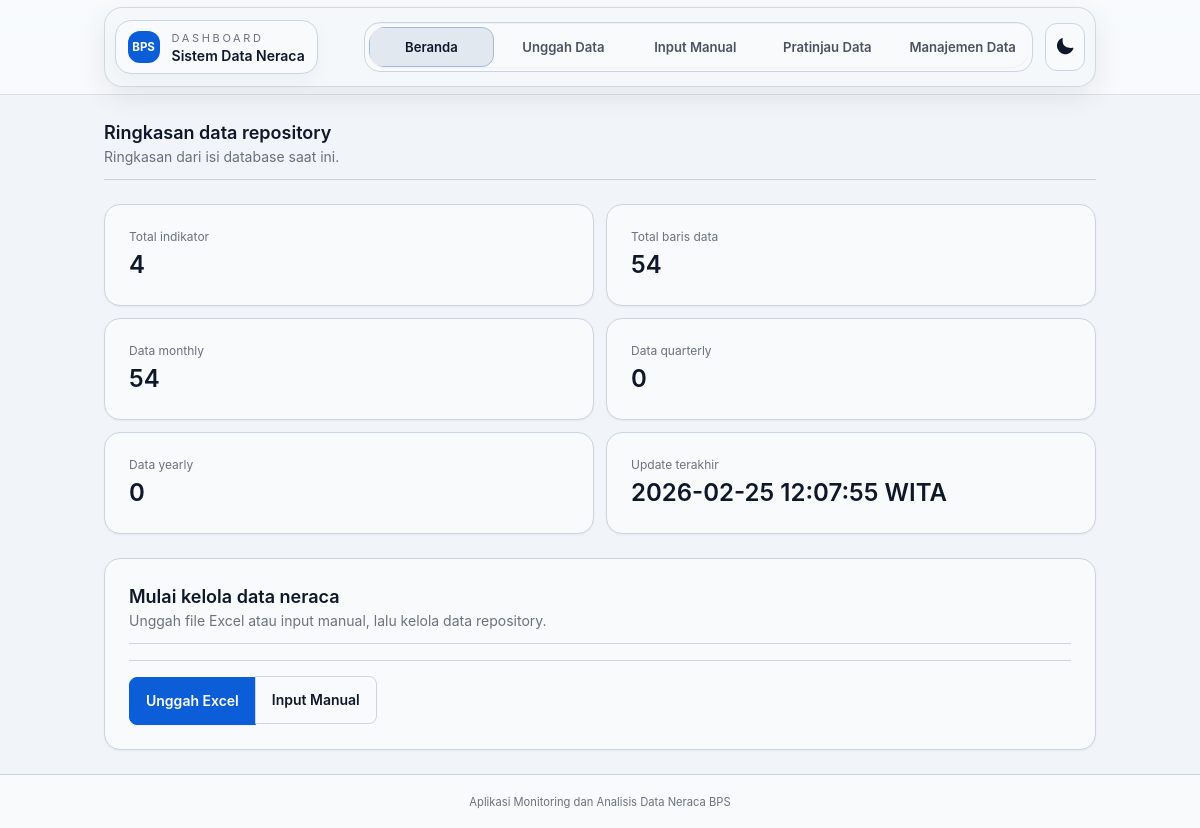
/, run on an earlier commit of the app's database.
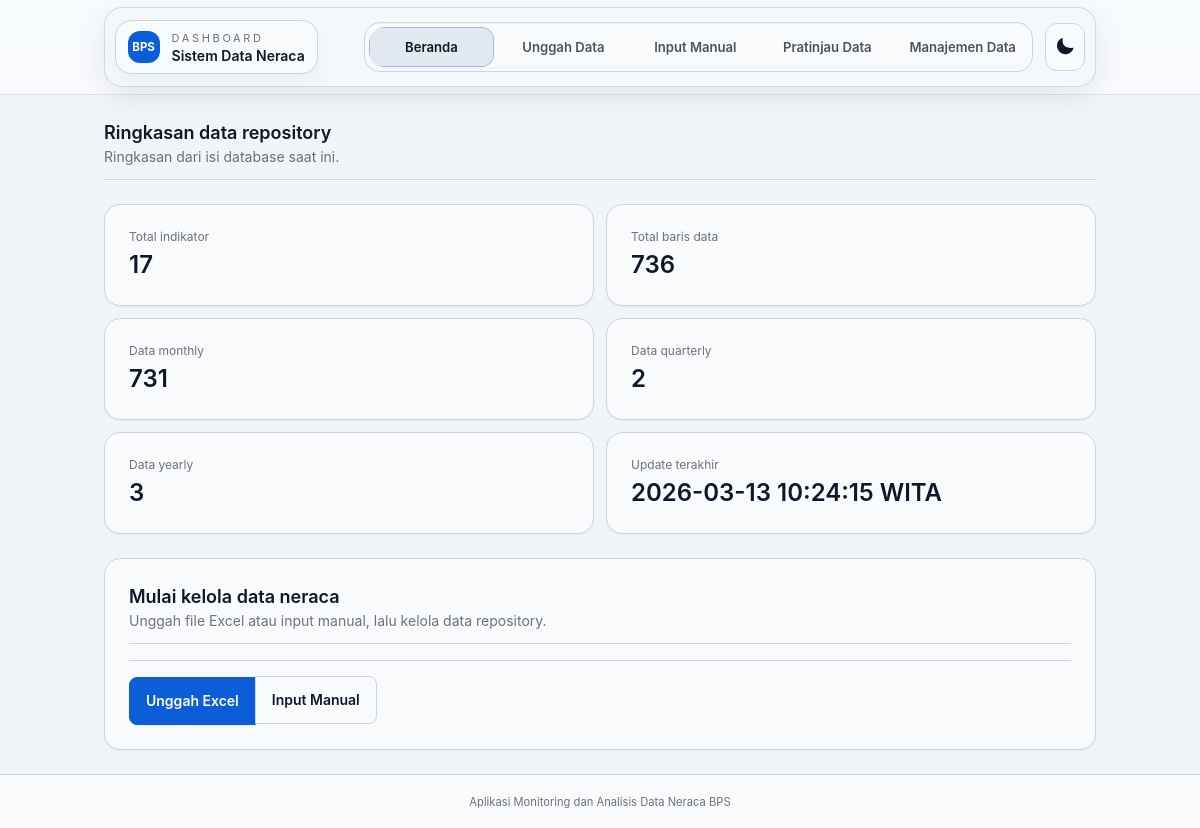
And on a later commit of the database.
### infrastructure/orm_models.py (models this page shows)
class Base(DeclarativeBase):
    """Declarative base for application tables."""

class DataEntry(Base):
    __tablename__ = "data_entries"
    __table_args__ = (
        UniqueConstraint(
            "uploader_name",
            "version",
            "indicator_name",
            "year",
            "month",
            "quarter",
            "dataset_code",
            name="ux_data_entry_variant",
        ),
    )
    id: Mapped[int] = mapped_column(Integer, primary_key=True, autoincrement=True)
    uploader_name: Mapped[str] = mapped_column(Text, nullable=False)
    version: Mapped[str] = mapped_column(Text, nullable=False)
    template_type: Mapped[str | None] = mapped_column(Text, nullable=True)
    data_type: Mapped[str | None] = mapped_column(Text, nullable=True)
    time_period: Mapped[str | None] = mapped_column(Text, nullable=True)
    indicator_name: Mapped[str] = mapped_column(Text, nullable=False)
    value: Mapped[float | None] = mapped_column(Float, nullable=True)
    unit: Mapped[str | None] = mapped_column(Text, nullable=True)
    region_code: Mapped[str | None] = mapped_column(Text, nullable=True)
    year: Mapped[int | None] = mapped_column(Integer, nullable=True)
    month: Mapped[int | None] = mapped_column(Integer, nullable=True)
    quarter: Mapped[int | None] = mapped_column(Integer, nullable=True)
    created_at: Mapped[str] = mapped_column(Text, nullable=False)
    dataset_code: Mapped[str] = mapped_column(Text, nullable=False, default="")

### routes/pages.py (the view)
def landing_page():
    landing_summary = get_landing_summary()
    return render_template("landing.html", landing_summary=landing_summary)

### infrastructure/db.py (called while the page is built)
def is_engine_initialized() -> bool:
    return _engine is not None

def get_session() -> Session:
    if _scoped_factory is None:
        raise RuntimeError("SQLAlchemy session not configured; set DATABASE_URL and call init_engine().")
    return _scoped_factory()

def remove_scoped_session() -> None:
    if _scoped_factory is not None:
        _scoped_factory.remove()

def register_flask_teardown(app: Flask) -> None:
    @app.teardown_appcontext
    def _teardown_sqlalchemy_session(exc: BaseException | None) -> None:  # noqa: ARG001
        remove_scoped_session()

### models/queries.py (called while the page is built, shortened)
def get_landing_summary() -> Dict[str, Any]:
    return _sa_get_landing_summary()

### services/timeutil.py (called while the page is built)
def to_wita_iso(iso_dt: str | None) -> str:
    if not iso_dt or not isinstance(iso_dt, str):
        return ""
    text = iso_dt.strip()
    if not text:
        return ""
    if text.endswith("Z"):
        text = text[:-1] + "+00:00"
    try:
        dt = datetime.fromisoformat(text)
    except ValueError:
        return iso_dt
    if dt.tzinfo:
        dt = dt.astimezone(timezone.utc).replace(tzinfo=None)
    dt = dt + _WITA_OFFSET
    return dt.replace(microsecond=0).strftime("%Y-%m-%d %H:%M:%S WITA")

### templates/landing.html (shortened to what this page needs)
{% extends "base_tailwind.html" %}  {% block content %}
<div class="section-title">
  <div>
    <h3 class="text-lg font-semibold">Ringkasan data repository</h3>
    <p class="hint">Ringkasan dari isi database saat ini.</p>
  </div>
</div>
<section class="grid gap-3 sm:grid-cols-2 lg:grid-cols-4">
  <article class="panel">
    <p class="text-xs text-base-content/60">Total indikator</p>
    <p class="mt-1 text-2xl font-semibold">
      {{ landing_summary.total_indicators }}
    </p>
  </article>
  <article class="panel">
    <p class="text-xs text-base-content/60">Total baris data</p>
    <p class="mt-1 text-2xl font-semibold">
      {{ landing_summary.total_data_rows }}
    </p>
  </article>
  <article class="panel">
    <p class="text-xs text-base-content/60">Data monthly</p>
    <p class="mt-1 text-2xl font-semibold">
      {{ landing_summary.monthly_rows }}
    </p>
  </article>
  <article class="panel">
    <p class="text-xs text-base-content/60">Data quarterly</p>
    <p class="mt-1 text-2xl font-semibold">
      {{ landing_summary.quarterly_rows }}
    </p>
  </article>
  <article class="panel">
    <p class="text-xs text-base-content/60">Data yearly</p>
    <p class="mt-1 text-2xl font-semibold">{{ landing_summary.yearly_rows }}</p>
  </article>
  <article class="panel">
    <p class="text-xs text-base-content/60">Update terakhir</p>
    <p class="mt-1 text-2xl font-semibold">
      {% if landing_summary.latest_uploader or landing_summary.latest_version %}
      {{ landing_summary.latest_created_at | to_wita if landing_summary.latest_created_at else "—" }}
      {% else %}
      Belum ada data
      {% endif %}
    </p>
  </article>
</section>
<section class="panel">
  <div class="section-title">
    <div>
      <h3 class="text-lg font-semibold">Mulai kelola data neraca</h3>
      <p class="hint">
        Unggah file Excel atau input manual, lalu kelola data repository.
      </p>
    </div>
  </div>
  <div class="form-actions-bar">
    <div class="join join-vertical w-full sm:join-horizontal sm:w-auto">
      <a class="btn btn-primary join-item" href="{{ url_for('upload_data') }}"
        >Unggah Excel</a
      >
      <a class="btn-soft join-item" href="{{ url_for('manual_input') }}"
        >Input Manual</a
      >
    </div>
  </div>
</section>
{% endblock %}

### templates/base_tailwind.html (shortened to what this page needs)
<!doctype html>
<html lang="id" data-theme="bps">
  <head>
    <link
      rel="stylesheet"
      href="{{ url_for('static', filename='css/tailwind.css') }}"
    />
    <link
      rel="stylesheet"
      href="{{ url_for('static', filename='css/style.css') }}"
    />
  </head>
  <body class="min-h-screen bg-base-200/30 text-base-content flex flex-col">
    <nav class="app-topbar">
      <div class="container mx-auto px-4">
        <div class="navbar topbar-wrap topbar-frame px-0">
          <div class="navbar-start">
            <a class="topbar-brand" href="{{ url_for('landing_page') }}">
              <span class="topbar-brand-badge">BPS</span>
              <span>
                <span
                  class="block text-[11px] uppercase tracking-[0.24em] text-base-content/60"
                  >Dashboard</span
                >
                <span class="block text-sm font-semibold leading-tight"
                  >Sistem Data Neraca</span
                >
              </span>
            </a>
          </div>
          <div class="navbar-end hidden lg:flex items-center gap-3">
            <div class="topbar-menu-group" aria-label="Navigasi utama desktop">
              <ul class="menu menu-horizontal topbar-menu-shell">
                {% include "partials/_nav_menu_items.html" %}
              </ul>
            </div>
            <label
              class="swap swap-rotate btn btn-ghost topbar-icon-btn"
              aria-label="Ganti mode terang/gelap"
            >
              <svg
                class="swap-off fill-current w-5 h-5"
                xmlns="http://www.w3.org/2000/svg"
                viewBox="0 0 24 24"
              >
                <path
                  d="M21.64 13a1 1 0 0 0-1.05-.14A8.05 8.05 0 0 1 17.22 13 8.15 8.15 0 0 1 9.08 4.49a8.59 8.59 0 0 1 .25-2A1 1 0 0 0 8 1.36 10.14 10.14 0 1 0 22 14a1 1 0 0 0-.36-1"
                />
              </svg>
            </label>
          </div>
        </div>
      </div>
    </nav>
    <main class="app-shell">
       {% block content %}{% endblock %}
    </main>
    <footer class="border-t border-base-300 bg-base-100">
      <div
        class="container mx-auto px-4 py-4 text-center text-sm text-base-content/60"
      >
        <small>Aplikasi Monitoring dan Analisis Data Neraca BPS</small>
      </div>
    </footer>
  </body>
</html>

### templates/partials/_nav_menu_items.html
{% set current_endpoint = request.endpoint or '' %}
{% set nav_items = [
    {"endpoint": "landing_page", "label": "Beranda"},
    {"endpoint": "upload_data", "label": "Unggah Data"},
    {"endpoint": "manual_input", "label": "Input Manual"},
    {"endpoint": "preview_data", "label": "Pratinjau Data"},
    {"endpoint": "data_management", "label": "Manajemen Data"}
] %}
{% for item in nav_items %}
    {% set is_active = current_endpoint == item.endpoint %}
    <li class="topbar-menu-item">
        <a href="{{ url_for(item.endpoint) }}"
           class="topbar-nav-link{% if is_active %} active{% endif %}"
           {% if is_active %}aria-current="page"{% endif %}>
            <span class="topbar-nav-label">{{ item.label }}</span>
        </a>
    </li>
{% endfor %}

### static/css/style.css (style rules this page uses)
:root { --app-focus-color: var(--fallback-p, oklch(var(--p) / 1)); --app-focus-offset: var(--fallback-b1, oklch(var(--b1) / 1)); }
.app-topbar { position: sticky; top: 0; z-index: 40; border-bottom: 1px solid oklch(var(--b3) / 0.7); background: linear-gradient(180deg, oklch(var(--b1) / 0.94) 0%, oklch(var(--b1) / 0.88) 100%); backdrop-filter: blur(10px); }
.topbar-wrap { min-height: 5rem; }
.topbar-frame { margin-block: 0.45rem; border: 1px solid oklch(var(--b3) / 0.9); border-radius: 1.15rem; padding-inline: 0.6rem; background: color-mix(in srgb, oklch(var(--b1)) 88%, oklch(var(--b2)) 12%); box-shadow: 0 10px 28px oklch(var(--bc) / 0.08); }
.topbar-brand { display: inline-flex; align-items: center; gap: 0.75rem; border-radius: 1rem; border: 1px solid oklch(var(--b3)); background: oklch(var(--b1)); padding: 0.55rem 0.75rem; box-shadow: 0 8px 18px oklch(var(--bc) / 0.04); }
.topbar-brand-badge { display: inline-flex; align-items: center; justify-content: center; width: 2rem; height: 2rem; border-radius: 0.75rem; background: oklch(var(--p)); color: oklch(var(--pc)); font-size: 0.72rem; font-weight: 700; }
.topbar-menu-shell { padding: 0; display: flex; flex-wrap: nowrap; align-items: stretch; gap: 0.45rem; border: 0; background: transparent; overflow-x: auto; scrollbar-width: thin; scrollbar-color: oklch(var(--b3)) transparent; }
.topbar-menu-group { border: 1px solid oklch(var(--b3)); border-radius: 1rem; background: oklch(var(--b1)); padding: 0.25rem; box-shadow: inset 0 1px 0 oklch(var(--bc) / 0.04); }
.topbar-menu-item { margin: 0; display: flex; flex: 0 0 auto; }
.topbar-nav-link { display: inline-flex; align-items: center; justify-content: center; min-height: 2.5rem; min-width: clamp(8.5rem, 9.2vw, 10.5rem); border-radius: 0.75rem; padding: 0.55rem 1rem; font-size: 0.88rem; font-weight: 600; color: oklch(var(--bc) / 0.74); transition: background-color 180ms ease, color 180ms ease; border: 1px solid transparent; }
.topbar-nav-link.active { background: color-mix(in srgb, oklch(var(--p)) 15%, transparent); color: oklch(var(--p)); border-color: color-mix(in srgb, oklch(var(--p)) 22%, oklch(var(--b3))); }
.topbar-nav-label { white-space: nowrap; }
.topbar-icon-btn { width: 2.5rem; height: 2.5rem; border-radius: 0.75rem; border: 1px solid oklch(var(--b3)); background: oklch(var(--b1)); }
:where( a, button, input, select, textarea, summary, [role="button"], .btn, .btn-soft, .btn-danger-soft, .nav-pill, .menu a, .control, .checkbox ):focus-visible { outline: 2px solid var(--app-focus-color); outline-offset: 2px; box-shadow: 0 0 0 3px color-mix(in srgb, var(--app-focus-offset) 60%, transparent); }
.menu li > a[aria-current="page"] { font-weight: 600; }
@media (min-width: 1024px) and (max-width: 1279px) { .topbar-nav-link { min-width: 7.8rem; padding-inline: 0.72rem; font-size: 0.82rem; } }

What changed in the data, as far as the page shows it:
removed DataEntry: latest_created_at|to_wita "2026-02-25 12:07:55 WITA"
added DataEntry: latest_created_at|to_wita "2026-03-13 10:24:15 WITA"
Also different on the page:
{{ landing_summary.total_indicators }}: "4" → "17"
{{ landing_summary.total_data_rows }}: "54" → "736"
{{ landing_summary.monthly_rows }}: "54" → "731"
{{ landing_summary.quarterly_rows }}: "0" → "2"
{{ landing_summary.yearly_rows }}: "0" → "3"
